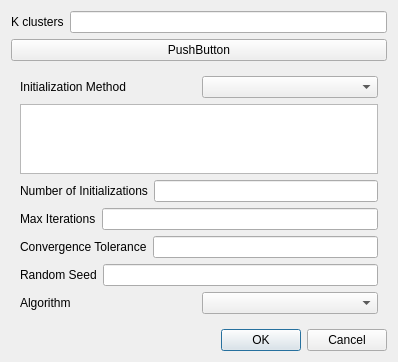
<?xml version="1.0" encoding="UTF-8"?>
<ui version="4.0">
 <class>KMeansDialog</class>
 <widget class="QDialog" name="KMeansDialog">
  <property name="geometry">
   <rect>
    <x>0</x>
    <y>0</y>
    <width>398</width>
    <height>293</height>
   </rect>
  </property>
  <property name="windowTitle">
   <string>K-means Dialog</string>
  </property>
  <layout class="QVBoxLayout" name="verticalLayout" stretch="0,0,1,0,0">
   <item>
    <layout class="QHBoxLayout" name="hlayout_k_clusters">
     <item>
      <widget class="QLabel" name="lbl_k_clusters">
       <property name="text">
        <string>K clusters</string>
       </property>
      </widget>
     </item>
     <item>
      <widget class="QLineEdit" name="ledit_k_clusters"/>
     </item>
    </layout>
   </item>
   <item>
    <widget class="QPushButton" name="btn_advanced_options">
     <property name="text">
      <string>PushButton</string>
     </property>
    </widget>
   </item>
   <item>
    <widget class="QWidget" name="wdgt_advanced_options" native="true">
     <layout class="QVBoxLayout" name="verticalLayout_2">
      <item>
       <layout class="QHBoxLayout" name="hlayout_init_method">
        <item>
         <widget class="QLabel" name="lbl_init_method">
          <property name="text">
           <string>Initialization Method</string>
          </property>
         </widget>
        </item>
        <item>
         <widget class="QComboBox" name="cbox_init_method"/>
        </item>
       </layout>
      </item>
      <item>
       <widget class="QTableWidget" name="tbl_wdgt_init_spectra"/>
      </item>
      <item>
       <layout class="QHBoxLayout" name="hlayout_num_inits">
        <item>
         <widget class="QLabel" name="lbl_num_inits">
          <property name="toolTip">
           <string>&lt;html&gt;&lt;head/&gt;&lt;body&gt;&lt;p&gt;The number of times K-means is run with different initial centroids. The best result is kept. This is mainly relevant for randomized initialization methods; in scikit-learn (the backend), &lt;span style=&quot; font-family:'Courier New';&quot;&gt;n_init='auto'&lt;/span&gt; uses 10 runs for &lt;span style=&quot; font-family:'Courier New';&quot;&gt;random&lt;/span&gt; (and callable init) and 1 run for &lt;span style=&quot; font-family:'Courier New';&quot;&gt;k-means++&lt;/span&gt; or user-provided initial centers.&lt;/p&gt;&lt;/body&gt;&lt;/html&gt;</string>
          </property>
          <property name="text">
           <string>Number of Initializations</string>
          </property>
         </widget>
        </item>
        <item>
         <widget class="QLineEdit" name="ledit_num_inits"/>
        </item>
       </layout>
      </item>
      <item>
       <layout class="QHBoxLayout" name="hlayout_max_iter">
        <item>
         <widget class="QLabel" name="lbl_max_iter">
          <property name="toolTip">
           <string>&lt;html&gt;&lt;head/&gt;&lt;body&gt;&lt;p&gt;The maximum number of iterations for a single K-means run. In each iteration, samples are assigned to the nearest centroid and the centroids are updated. The run stops early if convergence is reached before this limit.&lt;/p&gt;&lt;/body&gt;&lt;/html&gt;</string>
          </property>
          <property name="text">
           <string>Max Iterations</string>
          </property>
         </widget>
        </item>
        <item>
         <widget class="QLineEdit" name="ledit_max_iter"/>
        </item>
       </layout>
      </item>
      <item>
       <layout class="QHBoxLayout" name="hlayout_tol">
        <item>
         <widget class="QLabel" name="lbl_tol">
          <property name="toolTip">
           <string>&lt;html&gt;&lt;head/&gt;&lt;body&gt;&lt;p&gt;The relative convergence tolerance for a single K-means run. The run stops when the change in the cluster centers between consecutive iterations is small enough; in scikit-learn, this is defined using the Frobenius norm of the difference between the cluster centers of two consecutive iterations.&lt;/p&gt;&lt;/body&gt;&lt;/html&gt;</string>
          </property>
          <property name="text">
           <string>Convergence Tolerance</string>
          </property>
         </widget>
        </item>
        <item>
         <widget class="QLineEdit" name="ledit_tol"/>
        </item>
       </layout>
      </item>
      <item>
       <layout class="QHBoxLayout" name="hlayout_seed">
        <item>
         <widget class="QLabel" name="lbl_seed">
          <property name="toolTip">
           <string>&lt;html&gt;&lt;head/&gt;&lt;body&gt;&lt;p&gt;Controls the random number generator used by K-means. Using the same integer value makes randomized parts of the algorithm reproducible, including centroid initialization and the sequence of starts.&lt;/p&gt;&lt;/body&gt;&lt;/html&gt;</string>
          </property>
          <property name="text">
           <string>Random Seed</string>
          </property>
         </widget>
        </item>
        <item>
         <widget class="QLineEdit" name="ledit_seed"/>
        </item>
       </layout>
      </item>
      <item>
       <layout class="QHBoxLayout" name="hlayout_algo">
        <item>
         <widget class="QLabel" name="lbl_algo">
          <property name="toolTip">
           <string>&lt;html&gt;&lt;head/&gt;&lt;body&gt;&lt;p&gt;The K-means algorithm to use. &lt;span style=&quot; font-family:'Courier New';&quot;&gt;lloyd&lt;/span&gt; is the classical EM-style K-means algorithm. &lt;span style=&quot; font-family:'Courier New';&quot;&gt;elkan&lt;/span&gt; can be more efficient on some datasets with well-defined clusters by using the triangle inequality, but it is more memory-intensive because it allocates an extra array of shape &lt;span style=&quot; font-family:'Courier New';&quot;&gt;(n_samples, n_clusters)&lt;/span&gt;.&lt;/p&gt;&lt;/body&gt;&lt;/html&gt;</string>
          </property>
          <property name="text">
           <string>Algorithm</string>
          </property>
         </widget>
        </item>
        <item>
         <widget class="QComboBox" name="cbox_algo"/>
        </item>
       </layout>
      </item>
     </layout>
    </widget>
   </item>
   <item>
    <spacer name="verticalSpacer">
     <property name="orientation">
      <enum>Qt::Vertical</enum>
     </property>
     <property name="sizeHint" stdset="0">
      <size>
       <width>20</width>
       <height>40</height>
      </size>
     </property>
    </spacer>
   </item>
   <item>
    <widget class="QDialogButtonBox" name="buttonBox">
     <property name="orientation">
      <enum>Qt::Horizontal</enum>
     </property>
     <property name="standardButtons">
      <set>QDialogButtonBox::Cancel|QDialogButtonBox::Ok</set>
     </property>
    </widget>
   </item>
  </layout>
 </widget>
 <resources/>
 <connections>
  <connection>
   <sender>buttonBox</sender>
   <signal>accepted()</signal>
   <receiver>KMeansDialog</receiver>
   <slot>accept()</slot>
   <hints>
    <hint type="sourcelabel">
     <x>248</x>
     <y>254</y>
    </hint>
    <hint type="destinationlabel">
     <x>157</x>
     <y>274</y>
    </hint>
   </hints>
  </connection>
  <connection>
   <sender>buttonBox</sender>
   <signal>rejected()</signal>
   <receiver>KMeansDialog</receiver>
   <slot>reject()</slot>
   <hints>
    <hint type="sourcelabel">
     <x>316</x>
     <y>260</y>
    </hint>
    <hint type="destinationlabel">
     <x>286</x>
     <y>274</y>
    </hint>
   </hints>
  </connection>
 </connections>
</ui>
